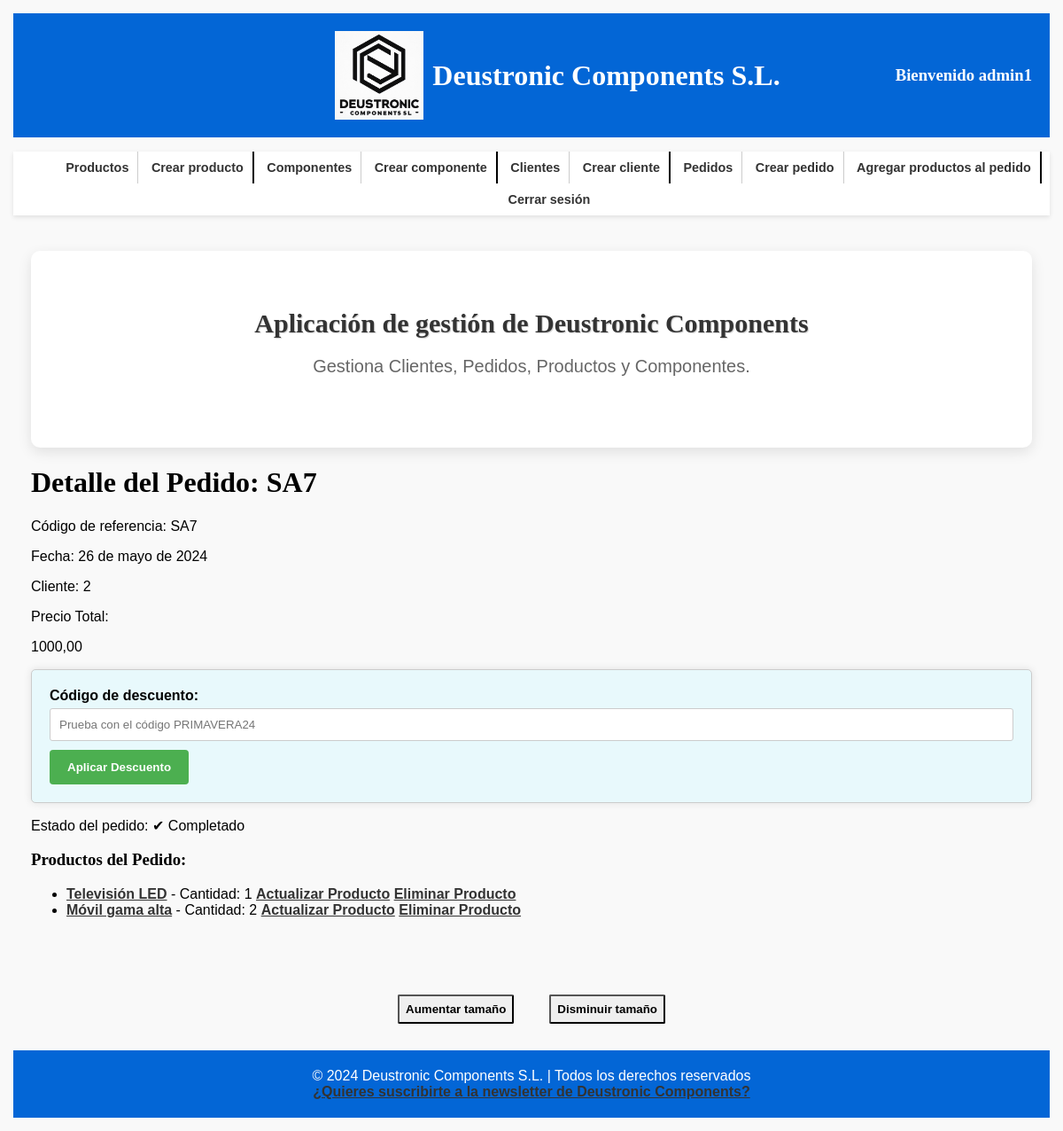
Screenshot of /appDeustronicComponents/pedido_producto/SA7/ (signed in) with the database file from the repository.
### appDeustronicComponents/models.py (models this page shows, shortened)
class Pedido(models.Model):
    cod_ref_ped = models.CharField(max_length=100, primary_key=True)
    fecha = models.DateField()
    cliente = models.ForeignKey(Cliente, on_delete=models.CASCADE)
    created = models.DateTimeField(auto_now_add=True)
    updated = models.DateTimeField(auto_now=True)
    precio_total = models.DecimalField(max_digits=10, decimal_places=2, default=0)
    estado = models.CharField(max_length=20, default='en proceso')
    class Meta:
        verbose_name_plural = "pedidos"
        verbose_name = "pedido"
        ordering = ["-created"]

class Cliente(models.Model):
    cif = models.CharField(max_length=100, primary_key=True)
    nombre_empresa = models.CharField(max_length=100)
    direccion = models.CharField(max_length=255)
    telefono = models.IntegerField()
    email = models.EmailField(max_length=255)
    created = models.DateTimeField(auto_now_add=True)
    updated = models.DateTimeField(auto_now=True)
    def __str__(self):
        return f"{self.nombre_empresa}"
    class Meta:
        verbose_name_plural = "clientes"
        verbose_name = "cliente"
        ordering = ["-created"]

class PedidoProducto(models.Model):
    pedido = models.ForeignKey(Pedido, on_delete=models.CASCADE)
    producto = models.ForeignKey(Producto, on_delete=models.CASCADE)
    cantidad = models.IntegerField()
    created = models.DateTimeField(auto_now_add=True)
    updated = models.DateTimeField(auto_now=True)
    class Meta:
        verbose_name_plural = "detalle pedidos"
        verbose_name = "detalle pedido"
        ordering = ["-created"]

class Producto(models.Model):
    cod_ref_prod = models.CharField(max_length=100, primary_key=True)
    precio = models.DecimalField(max_digits=10, decimal_places=2)
    nombre = models.CharField(max_length=100)
    descripcion = models.TextField()
    categoria = models.CharField(max_length=100)
    componente = models.ManyToManyField(Componente)
    created = models.DateTimeField(auto_now_add=True)
    updated = models.DateTimeField(auto_now=True)
    def __str__(self):
        return f"{self.nombre}"
    class Meta:
        verbose_name_plural = "productos"
        verbose_name = "producto"
        ordering = ["-created"]

### appDeustronicComponents/views.py (the view)
# urls.py: path('pedido_producto/<str:pk>/', PedidoProductoDetailView.as_view(), name='detalle_pedido_producto'),
class PedidoProductoDetailView(DetailView):
    model = Pedido
    template_name = 'appDeustronicComponents/pedido_producto_detail.html'
    context_object_name = 'pedido'
    @method_decorator(login_required)
    def dispatch(self, request, *args, **kwargs):
        return super().dispatch(request, *args, **kwargs)
    def get_context_data(self, **kwargs):
        context = super().get_context_data(**kwargs)
        pedido = self.get_object()
        productos_del_pedido = PedidoProducto.objects.filter(pedido=pedido)
        context['productos_del_pedido'] = productos_del_pedido
        return context

### templates/appDeustronicComponents/pedido_producto_detail.html (shortened to what this page needs)
{% extends 'base.html' %}
{% block contenido %}
<h1>Detalle del Pedido: {{ pedido.cod_ref_ped }}</h1>
<p>Código de referencia: {{ pedido.cod_ref_ped }}</p>
<p>Fecha: {{ pedido.fecha }}</p>
<p>Cliente: {{ pedido.cliente }}</p>
<p>Precio Total: </p>
<p id="precioSinDescuento">{{ pedido.precio_total }}</p>
<form id="descuentoForm">
    <label for="codigoDescuento">Código de descuento:</label>
    <input type="text" id="codigoDescuento" name="codigoDescuento" required placeholder="Prueba con el código PRIMAVERA24">
    <button type="submit">Aplicar Descuento</button>
</form>
<p> Estado del pedido:
    {% if pedido.estado == 'completado' %}
    <span class="estado-completado">&#10004;</span> Completado
    {% elif pedido.estado == 'en proceso' %}
    <span class="estado-no-completado">&#10006;</span> En proceso
    {% endif %}</p>
<h3>Productos del Pedido:</h3>
<ul>
    {% for pedido_producto in productos_del_pedido %}
    <li>
        <a href="{% url 'detalle_producto2' nombre=pedido_producto.producto %}">{{ pedido_producto.producto }}</a>
        - Cantidad: {{ pedido_producto.cantidad }}
        <a href="{% url 'actualizar_pedido_producto' pk=pedido_producto.pk %}">Actualizar Producto</a>
        <a href="{% url 'eliminar_pedido_producto' pk=pedido_producto.pk %}">Eliminar Producto</a>
    </li>
    {% empty %}
    <li>No hay productos asociados a este pedido.</li>
    {% endfor %}
</ul>
{% endblock %}

### templates/base.html (shortened to what this page needs)
<!DOCTYPE html>
<html lang="es">
<head>
    {% load static %}
    <link rel="stylesheet" href="{% static 'css/style.css' %}">
</head>
<body>
<header>
    <div class="logo-container">
        <a href="/appDeustronicComponents/">
            <img src="{% static 'images/logo.jpg' %}" alt="Deustronic Components Logo">
        </a>
        <h1>Deustronic Components S.L.</h1>
    </div>
    <div class="Bienvenida">
        <h3>
            Bienvenido {{ request.user.username }}
        </h3>
    </div>
</header>
<nav>
    <ul id="listaNav">
        <li><a href="{% url 'lista_productos' %}">Productos</a></li>
        <li class="separador"><a href="{% url 'crear_producto' %}">Crear producto</a></li>
        <li><a href="{% url 'lista_componentes' %}">Componentes</a></li>
        <li class="separador"><a href="{% url 'crear_componente' %}">Crear componente</a></li>
        <li><a href="{% url 'lista_clientes' %}">Clientes</a></li>
        <li class="separador"><a href="{% url 'crear_cliente' %}">Crear cliente</a></li>
        <li><a href="{% url 'lista_pedido_productos' %}">Pedidos</a></li>
        <li><a href="{% url 'crear_pedido' %}">Crear pedido</a></li>
        <li class="separador"><a href="{% url 'crear_pedido_producto' %}">Agregar productos al pedido</a></li>
        <li><a href="{% url 'logout' %}">Cerrar sesión</a></li>
    </ul>
</nav>
<div id="content">
    <section class="main-section">
        <h2>Aplicación de gestión de Deustronic Components</h2>
        <p>Gestiona Clientes, Pedidos, Productos y Componentes.</p>
    </section>
    {% block contenido %}{% endblock %}
</div>
<div id="tamaño_texto">
    <button id="aumentar">Aumentar tamaño</button>
    <button id="disminuir">Disminuir tamaño</button>
</div>
<footer>
    &copy; 2024 Deustronic Components S.L. | Todos los derechos reservados
    <br>
    <a href="{% url 'mail' %}" class="newsletter">¿Quieres suscribirte a la newsletter de Deustronic Components?</a>
</footer>
</body>
</html>

### static/css/style.css (style rules this page uses)
html { box-sizing: border-box; font-size: 62.5%; }
*, *:before, *:after { box-sizing: inherit; }
img { max-width: 100%; display: flex; }
h1, h2, h3 { font-family: "Playfair Display", serif; }
h2 { text-align: center; text-shadow: 1px 1px 1px rgba(0, 0, 0, 0.2); }
body { font-family: Arial, sans-serif; margin: 1rem; padding: 0.5rem; background-color: #f9f9f9; font-size: 1.6rem; }
header { background-color: #0366d6; padding: 20px; color: #fff; display: flex; justify-content: space-between; align-items: center; text-align: center; }
.logo-container { margin-left: 30rem; display: flex; align-items: center; justify-content: center; flex-grow: 1; }
.logo-container h1 { margin: 0; }
.Bienvenida { display: flex; align-items: center; justify-content: flex-end; text-align: right; flex-grow: 1; margin-left: auto; }
nav { background-color: #fff; box-shadow: 0 2px 5px rgba(0, 0, 0, 0.1); text-align: center; }
nav ul li:last-child { border-right: 0; }
a { color: #333; font-weight: bold; transition: color 0.3s ease; text-decoration: underline; }
#content { margin: 20px auto; padding: 20px; min-width: 100%; max-width: 100%; display: block; }
.main-section { background-color: #fff; border-radius: 10px; box-shadow: 0 5px 15px rgba(0, 0, 0, 0.1); padding: 40px; text-align: center; }
.main-section h2 { color: #333; font-size: 3rem; margin-bottom: 20px; }
.main-section p { color: #666; font-size: 2rem; margin-bottom: 40px; text-align: center; }
form { background-color: #e8f9fc; width: auto; margin: 0 auto; padding: 20px; border: 1px solid #ccc; border-radius: 5px; box-shadow: 0 0 10px rgba(0, 0, 0, 0.1); }
label { display: block; margin-bottom: 5px; font-weight: bold; }
input[type="text"], input[type="email"], input[type="password"] { width: 100%; padding: 10px; margin-bottom: 10px; border: 1px solid #ccc; border-radius: 3px; }
[type="submit"] { background-color: #4CAF50; color: white; padding: 12px 20px; border: none; border-radius: 4px; cursor: pointer; transition: background-color 0.3s; font-weight: bold; }
footer { background-color: #0366d6; color: #fff; text-align: center; padding: 20px 0; }

### rows the page displays
Pedido: cod_ref_ped "SA7", fecha "26 de mayo de 2024", cliente "2", precio_total "1000,00"
PedidoProducto: producto "Televisión LED", cantidad "1"
PedidoProducto: producto "Móvil gama alta", cantidad "2"

### other values shown
{{ request.user.username }} "admin1"
